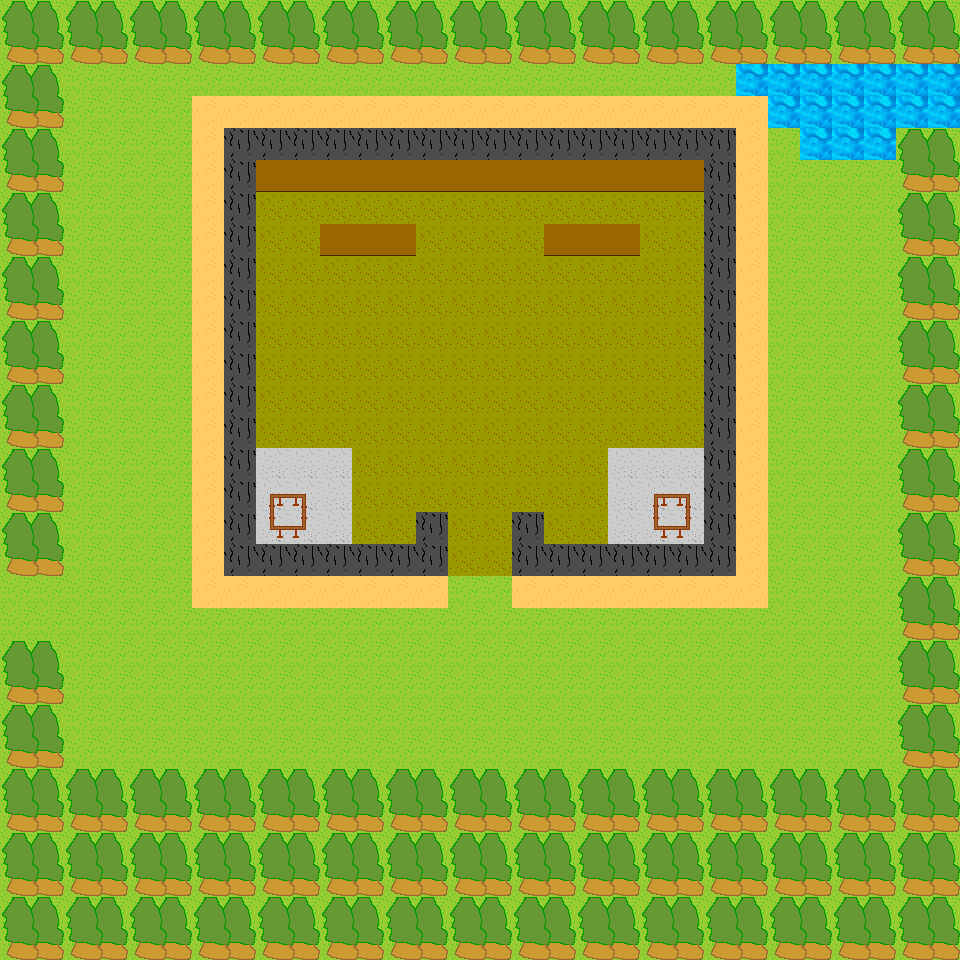

Below is a game level as drawn by its tile map, then a one-line description and the .tmx that defines it (tile-layer data replaced by summaries):
An orthogonal 30x30 tile map with 32x32 px tiles, 2 tile layers (ground, collision).

<map version="1.0" tiledversion="1.0.3" orientation="orthogonal" renderorder="right-down" width="30" height="30" tilewidth="32" tileheight="32" nextobjectid="1">
 <tileset firstgid="1" name="tiles" tilewidth="32" tileheight="32" tilecount="400" columns="20">
  <image source="../../../images/tiles/tiles.png" width="640" height="640" />
  <tile id="1">
   <properties>
    <property name="type" value="grass" />
   </properties>
  </tile>
  <tile id="2">
   <properties>
    <property name="type" value="dirt" />
   </properties>
  </tile>
  <tile id="3">
   <properties>
    <property name="type" value="sand" />
   </properties>
  </tile>
  <tile id="4">
   <properties>
    <property name="type" value="water" />
   </properties>
  </tile>
  <tile id="5">
   <properties>
    <property name="type" value="rock" />
   </properties>
  </tile>
  <tile id="6">
   <properties>
    <property name="type" value="road" />
   </properties>
  </tile>
  <tile id="7">
   <properties>
    <property name="type" value="desert" />
   </properties>
  </tile>
  <tile id="10">
   <properties>
    <property name="type" value="impassable" />
   </properties>
  </tile>
  <tile id="20">
   <properties>
    <property name="type" value="impassable" />
   </properties>
  </tile>
  <tile id="21">
   <properties>
    <property name="type" value="impassable" />
   </properties>
  </tile>
  <tile id="40">
   <properties>
    <property name="type" value="impassable" />
   </properties>
  </tile>
  <tile id="41">
   <properties>
    <property name="type" value="impassable" />
   </properties>
  </tile>
  <tile id="60">
   <properties>
    <property name="type" value="impassable" />
   </properties>
  </tile>
  <tile id="61">
   <properties>
    <property name="type" value="impassable" />
   </properties>
  </tile>
  <tile id="80">
   <properties>
    <property name="type" value="impassable" />
   </properties>
  </tile>
  <tile id="81">
   <properties>
    <property name="type" value="impassable" />
   </properties>
  </tile>
  <tile id="120">
   <properties>
    <property name="type" value="impassable" />
   </properties>
  </tile>
  <tile id="121">
   <properties>
    <property name="type" value="impassable" />
   </properties>
  </tile>
  <tile id="122">
   <properties>
    <property name="type" value="impassable" />
   </properties>
  </tile>
  <tile id="140">
   <properties>
    <property name="type" value="impassable" />
   </properties>
  </tile>
  <tile id="141">
   <properties>
    <property name="type" value="impassable" />
   </properties>
  </tile>
  <tile id="143">
   <properties>
    <property name="type" value="impassable" />
   </properties>
  </tile>
  <tile id="160">
   <properties>
    <property name="type" value="impassable" />
   </properties>
  </tile>
  <tile id="161">
   <properties>
    <property name="type" value="impassable" />
   </properties>
  </tile>
  <tile id="162">
   <properties>
    <property name="type" value="impassable" />
   </properties>
  </tile>
  <tile id="163">
   <properties>
    <property name="type" value="impassable" />
   </properties>
  </tile>
  <tile id="164">
   <properties>
    <property name="type" value="impassable" />
   </properties>
  </tile>
  <tile id="165">
   <properties>
    <property name="type" value="impassable" />
   </properties>
  </tile>
  <tile id="166">
   <properties>
    <property name="type" value="impassable" />
   </properties>
  </tile>
  <tile id="167">
   <properties>
    <property name="type" value="impassable" />
   </properties>
  </tile>
  <tile id="168">
   <properties>
    <property name="type" value="impassable" />
   </properties>
  </tile>
  <tile id="169">
   <properties>
    <property name="type" value="impassable" />
   </properties>
  </tile>
  <tile id="170">
   <properties>
    <property name="type" value="impassable" />
   </properties>
  </tile>
  <tile id="171">
   <properties>
    <property name="type" value="impassable" />
   </properties>
  </tile>
  <tile id="172">
   <properties>
    <property name="type" value="impassable" />
   </properties>
  </tile>
  <tile id="173">
   <properties>
    <property name="type" value="impassable" />
   </properties>
  </tile>
  <tile id="180">
   <properties>
    <property name="type" value="impassable" />
   </properties>
  </tile>
  <tile id="181">
   <properties>
    <property name="type" value="impassable" />
   </properties>
  </tile>
  <tile id="182">
   <properties>
    <property name="type" value="impassable" />
   </properties>
  </tile>
  <tile id="183">
   <properties>
    <property name="type" value="impassable" />
   </properties>
  </tile>
  <tile id="184">
   <properties>
    <property name="type" value="impassable" />
   </properties>
  </tile>
  <tile id="185">
   <properties>
    <property name="type" value="impassable" />
   </properties>
  </tile>
  <tile id="186">
   <properties>
    <property name="type" value="impassable" />
   </properties>
  </tile>
  <tile id="187">
   <properties>
    <property name="type" value="impassable" />
   </properties>
  </tile>
  <tile id="188">
   <properties>
    <property name="type" value="impassable" />
   </properties>
  </tile>
  <tile id="189">
   <properties>
    <property name="type" value="impassable" />
   </properties>
  </tile>
  <tile id="190">
   <properties>
    <property name="type" value="impassable" />
   </properties>
  </tile>
  <tile id="191">
   <properties>
    <property name="type" value="impassable" />
   </properties>
  </tile>
  <tile id="192">
   <properties>
    <property name="type" value="impassable" />
   </properties>
  </tile>
  <tile id="193">
   <properties>
    <property name="type" value="impassable" />
   </properties>
  </tile>
  <tile id="200">
   <properties>
    <property name="type" value="impassable" />
   </properties>
  </tile>
  <tile id="201">
   <properties>
    <property name="type" value="impassable" />
   </properties>
  </tile>
  <tile id="202">
   <properties>
    <property name="type" value="impassable" />
   </properties>
  </tile>
  <tile id="203">
   <properties>
    <property name="type" value="impassable" />
   </properties>
  </tile>
  <tile id="204">
   <properties>
    <property name="type" value="impassable" />
   </properties>
  </tile>
  <tile id="205">
   <properties>
    <property name="type" value="impassable" />
   </properties>
  </tile>
  <tile id="206">
   <properties>
    <property name="type" value="impassable" />
   </properties>
  </tile>
  <tile id="207">
   <properties>
    <property name="type" value="impassable" />
   </properties>
  </tile>
  <tile id="208">
   <properties>
    <property name="type" value="impassable" />
   </properties>
  </tile>
  <tile id="209">
   <properties>
    <property name="type" value="impassable" />
   </properties>
  </tile>
  <tile id="210">
   <properties>
    <property name="type" value="impassable" />
   </properties>
  </tile>
  <tile id="211">
   <properties>
    <property name="type" value="impassable" />
   </properties>
  </tile>
  <tile id="212">
   <properties>
    <property name="type" value="impassable" />
   </properties>
  </tile>
  <tile id="213">
   <properties>
    <property name="type" value="impassable" />
   </properties>
  </tile>
 </tileset>
 <layer name="ground" width="30" height="30">
  <properties>
   <property name="type" value="SPRITE_NONE" />
  </properties>
  <data>[900 cells, 900 non-empty, 5 distinct tile ids]</data>
 </layer>
 <layer name="collision" width="30" height="30">
  <properties>
   <property name="type" value="SPRITE_NONE" />
  </properties>
  <data>[900 cells, 408 non-empty, 11 distinct tile ids]</data>
 </layer>
</map>
